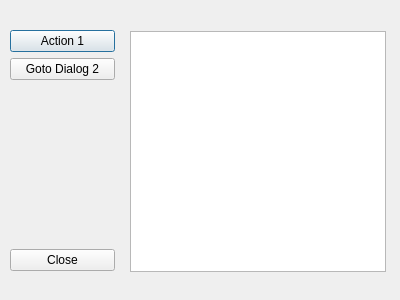
<?xml version="1.0" encoding="UTF-8"?>
<ui version="4.0">
 <class>SingletonMainDialog</class>
 <widget class="QDialog" name="SingletonMainDialog">
  <property name="geometry">
   <rect>
    <x>0</x>
    <y>0</y>
    <width>400</width>
    <height>300</height>
   </rect>
  </property>
  <property name="windowTitle">
   <string>SIngleton</string>
  </property>
  <widget class="QListWidget" name="lst_console">
   <property name="geometry">
    <rect>
     <x>130</x>
     <y>31</y>
     <width>256</width>
     <height>241</height>
    </rect>
   </property>
  </widget>
  <widget class="QWidget" name="layoutWidget">
   <property name="geometry">
    <rect>
     <x>10</x>
     <y>30</y>
     <width>105</width>
     <height>241</height>
    </rect>
   </property>
   <layout class="QVBoxLayout" name="verticalLayout">
    <item>
     <widget class="QPushButton" name="btn_action_1">
      <property name="text">
       <string>Action 1</string>
      </property>
     </widget>
    </item>
    <item>
     <widget class="QPushButton" name="btn_goto_dialog_2">
      <property name="text">
       <string>Goto Dialog 2</string>
      </property>
     </widget>
    </item>
    <item>
     <spacer name="verticalSpacer">
      <property name="orientation">
       <enum>Qt::Orientation::Vertical</enum>
      </property>
      <property name="sizeHint" stdset="0">
       <size>
        <width>20</width>
        <height>40</height>
       </size>
      </property>
     </spacer>
    </item>
    <item>
     <widget class="QPushButton" name="btn_close">
      <property name="text">
       <string>Close</string>
      </property>
     </widget>
    </item>
   </layout>
  </widget>
 </widget>
 <resources/>
 <connections>
  <connection>
   <sender>btn_close</sender>
   <signal>clicked()</signal>
   <receiver>SingletonMainDialog</receiver>
   <slot>reject()</slot>
   <hints>
    <hint type="sourcelabel">
     <x>63</x>
     <y>253</y>
    </hint>
    <hint type="destinationlabel">
     <x>37</x>
     <y>195</y>
    </hint>
   </hints>
  </connection>
 </connections>
</ui>
